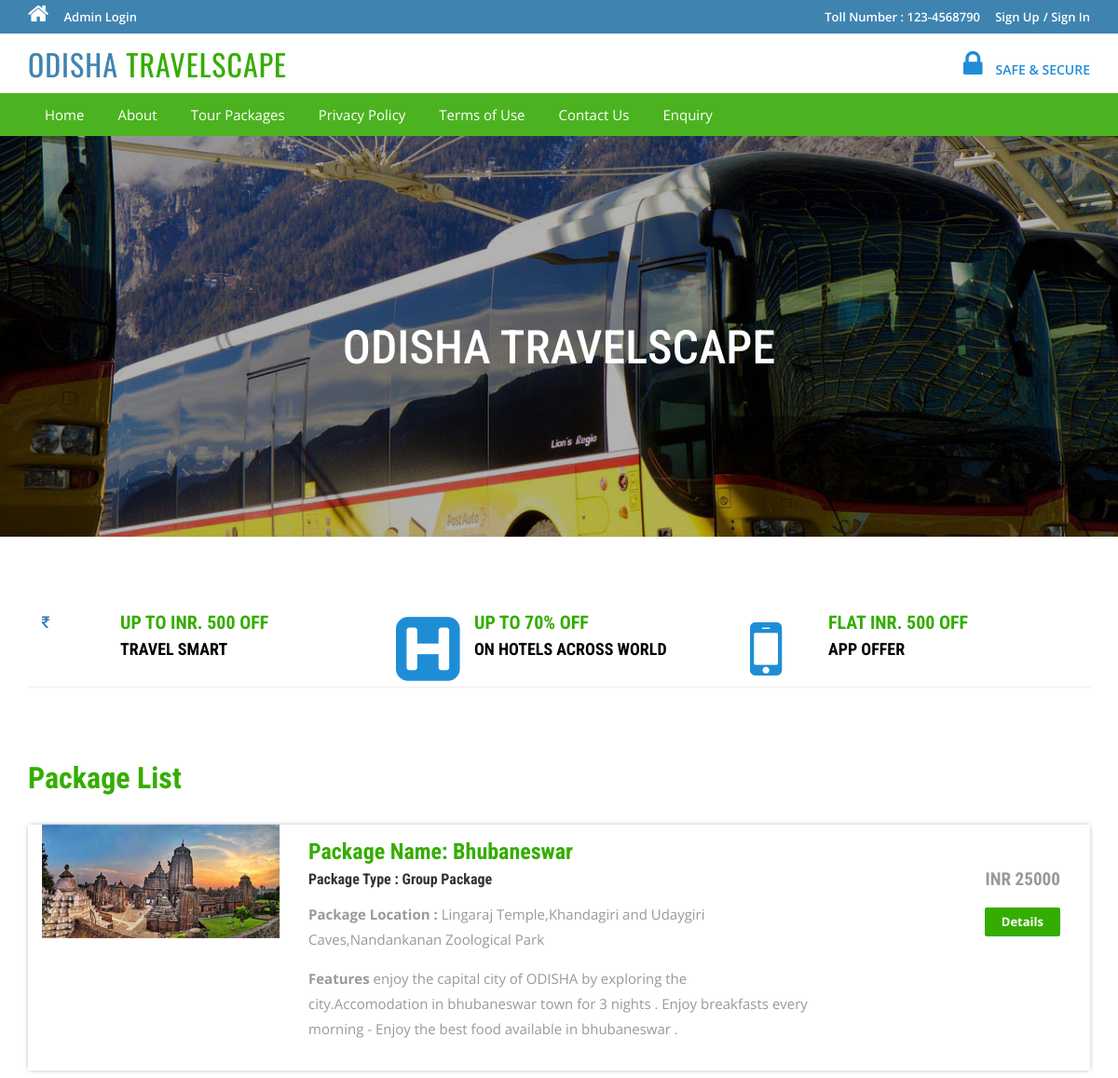
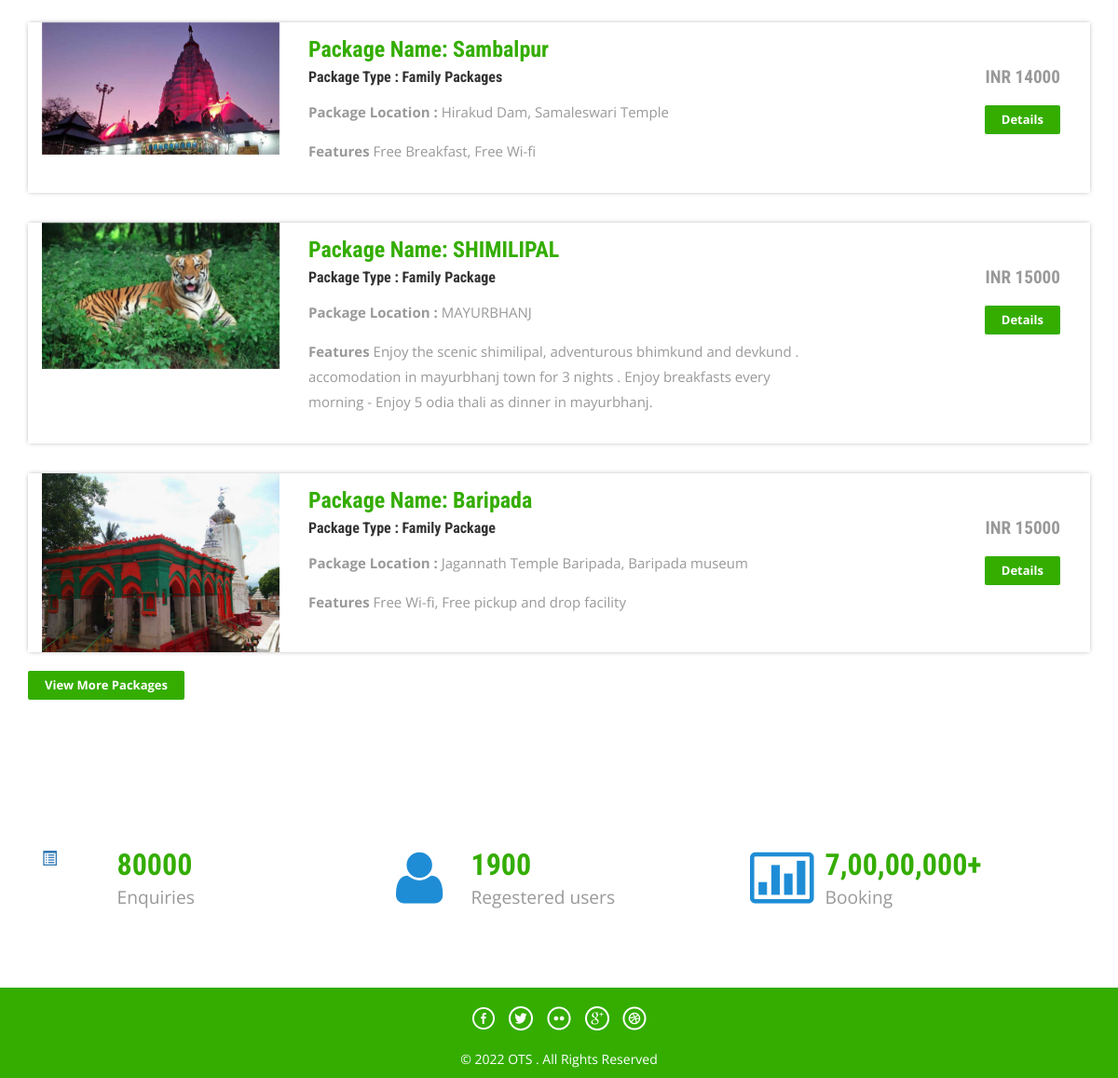
The page / on the database its author committed (2 pictures, top to bottom).
### tables this page shows
CREATE TABLE `tbltourpackages` (
  `PackageId` int(11) NOT NULL,
  `PackageName` varchar(200) DEFAULT NULL,
  `PackageType` varchar(150) DEFAULT NULL,
  `PackageLocation` varchar(100) DEFAULT NULL,
  `PackagePrice` int(11) DEFAULT NULL,
  `PackageFetures` varchar(255) DEFAULT NULL,
  `PackageDetails` mediumtext DEFAULT NULL,
  `PackageImage` varchar(100) DEFAULT NULL,
  `Creationdate` timestamp NULL DEFAULT current_timestamp(),
  `UpdationDate` timestamp NULL DEFAULT NULL ON UPDATE current_timestamp()
);

### index.php (the view, shortened to what this page needs)
<?php
include('includes/config.php');
?>
<!DOCTYPE HTML>
<html>
<head>
<link href="css/bootstrap.css" rel='stylesheet' type='text/css' />
<link href="css/style.css" rel='stylesheet' type='text/css' />
<link href="css/font-awesome.css" rel="stylesheet">
<link href="css/animate.css" rel="stylesheet" type="text/css" media="all">
</head>
<body>
<?php include('includes/header.php');?>
<div class="banner">
	<div class="container">
		<h1 class="wow zoomIn animated animated" data-wow-delay=".5s" style="visibility: visible; animation-delay: 0.5s; animation-name: zoomIn;"> ODISHA TRAVELSCAPE</h1>
	</div>
</div>
<div class="container">
	<div class="rupes">
		<div class="col-md-4 rupes-left wow fadeInDown animated animated" data-wow-delay=".5s" style="visibility: visible; animation-delay: 0.5s; animation-name: fadeInDown;">
			<div class="rup-left">
				<a href="offers.html"><i class="fa fa-inr" ></i></a>
			</div>
			<div class="rup-rgt">
				<h3>UP TO INR. 500 OFF</h3>
				<h4><a href="offers.html">TRAVEL SMART</a></h4>
			</div>
				<div class="clearfix"></div>
		</div>
		<div class="col-md-4 rupes-left wow fadeInDown animated animated" data-wow-delay=".5s" style="visibility: visible; animation-delay: 0.5s; animation-name: fadeInDown;">
			<div class="rup-left">
				<a href="offers.html"><i class="fa fa-h-square"></i></a>
			</div>
			<div class="rup-rgt">
				<h3>UP TO 70% OFF</h3>
				<h4><a href="offers.html">ON HOTELS ACROSS WORLD</a></h4>
			</div>
				<div class="clearfix"></div>
		</div>
		<div class="col-md-4 rupes-left wow fadeInDown animated animated" data-wow-delay=".5s" style="visibility: visible; animation-delay: 0.5s; animation-name: fadeInDown;">
			<div class="rup-left">
				<a href="offers.html"><i class="fa fa-mobile"></i></a>
			</div>
			<div class="rup-rgt">
				<h3>FLAT INR. 500 OFF</h3>
				<h4><a href="offers.html"> APP OFFER</a></h4>
			</div>
				<div class="clearfix"></div>
		</div>
	</div>
</div>
<div class="container">
	<div class="holiday">
	<h3>Package List</h3>
<?php $sql = "SELECT * from tbltourpackages order by rand() limit 4";
$query = $dbh->prepare($sql);
$query->execute();
$results=$query->fetchAll(PDO::FETCH_OBJ);
if($query->rowCount() > 0)
{
foreach($results as $result)
{	?>
			<div class="rom-btm">
				<div class="col-md-3 room-left wow fadeInLeft animated" data-wow-delay=".5s">
					<img src="admin/pacakgeimages/<?php echo htmlentities($result->PackageImage);?>" class="img-responsive" alt="">
				</div>
				<div class="col-md-6 room-midle wow fadeInUp animated" data-wow-delay=".5s">
					<h4>Package Name: <?php echo htmlentities($result->PackageName);?></h4>
					<h6>Package Type : <?php echo htmlentities($result->PackageType);?></h6>
					<p><b>Package Location :</b> <?php echo htmlentities($result->PackageLocation);?></p>
					<p><b>Features</b> <?php echo htmlentities($result->PackageFetures);?></p>
				</div>
				<div class="col-md-3 room-right wow fadeInRight animated" data-wow-delay=".5s">
					<h5>INR <?php echo htmlentities($result->PackagePrice);?></h5>
					<a href="package-details.php?pkgid=<?php echo htmlentities($result->PackageId);?>" class="view">Details</a>
				</div>
				<div class="clearfix"></div>
			</div>
<?php }} ?>
<div><a href="package-list.php" class="view">View More Packages</a></div>
</div>
	</div>
<div class="routes">
	<div class="container">
		<div class="col-md-4 routes-left wow fadeInRight animated" data-wow-delay=".5s">
			<div class="rou-left">
				<a href="#"><i class="glyphicon glyphicon-list-alt"></i></a>
			</div>
			<div class="rou-rgt wow fadeInDown animated" data-wow-delay=".5s">
				<h3>80000</h3>
				<p>Enquiries</p>
			</div>
				<div class="clearfix"></div>
		</div>
		<div class="col-md-4 routes-left">
			<div class="rou-left">
				<a href="#"><i class="fa fa-user"></i></a>
			</div>
			<div class="rou-rgt">
				<h3>1900</h3>
				<p>Regestered users</p>
			</div>
				<div class="clearfix"></div>
		</div>
		<div class="col-md-4 routes-left wow fadeInRight animated" data-wow-delay=".5s">
			<div class="rou-left">
				<a href="#"><i class="fa fa-ticket"></i></a>
			</div>
			<div class="rou-rgt">
				<h3>7,00,00,000+</h3>
				<p>Booking</p>
			</div>
				<div class="clearfix"></div>
		</div>
		<div class="clearfix"></div>
	</div>
</div>
<?php include('includes/footer.php');?>
</body>
</html>

### css/style.css (style rules this page uses)
html, body { font-size: 100%; background: #fff; font-family: 'Open Sans', sans-serif; }
body a,.grid_1,plan_1,plan_1.one,plan_1.two,i.icon1, i.icon2, i.icon3, i.icon4, i.icon5, i.icon6 { transition:0.5s all; -webkit-transition:0.5s all; -moz-transition:0.5s all; -o-transition:0.5s all; -ms-transition:0.5s all; }
h1,h2,h3,h4,h5,h6 { margin:0; font-family: 'Roboto Condensed', sans-serif; }
p { margin:0; }
.banner { background: url(../images/3.jpg)no-repeat; background-size: cover; -webkit-background-size: cover; -o-background-size: cover; -ms-background-size: cover; -moz-background-size: cover; min-height: 430px; }
.banner h1 { font-size: 50px; margin-bottom: 40px; padding: 4em 0 0; text-align: center; color: #ffffff; }
.rup-left { float: left; width: 24%; }
.rup-rgt { float: left; width: 76%; }
.rupes { padding: 5em 0; border-top: 1px solid rgba(236, 236, 236, 0.9); border-bottom: 1px solid rgba(236, 236, 236, 0.9); }
i.fa.fa-h-square { font-size: 5em; color: #1f8dd6; }
i.fa.fa-mobile { font-size:5em; color: #1f8dd6; }
.rupes h3 { font-size: 20px; color: #34ad00; font-weight: 700; }
.rupes h4 { font-size: 18px; margin: 8px 0; font-weight: 700; }
.rupes h4 a { color: #000000; }
.rup-left a { display: inline-block; }
.routes { padding: 5em 0; }
.rou-left { float: left; width: 23%; }
.rou-rgt { float: left; width: 70%; }
i.fa.fa-truck,i.fa.fa-user,i.fa.fa-ticket { font-size: 4em; color:#1f8dd6; }
.routes h3 { font-size: 2em; font-weight: 700; color: #34ad00; }
.routes p { font-size: 1.2em; color: #999; line-height: 1.8em; }
.holiday { padding: 5em 0; }
.holiday h3 { font-size: 2em; font-weight: 700; color: #34ad00; }
.holiday p { font-size: 1.2em; line-height: 1.8em; margin: 1em 0; color: #999; }
a.view { padding: 6px 18px; font-weight: 700; color: #fff; background-color: #34ad00; border: 0; font-size: 13px; border-radius: 2px; -webkit-transition: all .2s; -moz-transition: all .2s; transition: all .2s; margin-top: 20px; display: inline-block; }
.rom-btm { margin-top: 2em; box-shadow: 0px 0px 5px -1px rgba(0, 0, 0, 0.37); }
.rom-btm h4 { font-size: 1.5em; font-weight: 700; color: #34ad00; }
.rom-btm p { font-size: 15px; color: #999; }
.rom-btm h6 { font-size: 1em; font-weight: 700; margin: 0.5em 0; }
.room-right { text-align: right; padding: 3em 2em; }
.room-midle { padding: 1em; }
.rom-btm h5 { font-size: 1.2em; font-weight: 700; color: #999; }
.glyphicon { position: relative; top: 1px; display: inline-block; font-family: 'Glyphicons Halflings'; font-style: normal; font-weight: normal; line-height: 1; -webkit-font-smoothing: antialiased; -moz-osx-font-smoothing: grayscale; }

### rows shown on the page
tbltourpackages: PackageImage (picture), PackageName "Bhubaneswar", PackageType "Group Package", PackageLocation "Lingaraj Temple,Khandagiri and Udaygiri Caves,Nandankanan Zoological Park", PackageFetures "enjoy the capital city of ODISHA by exploring the city.Accomodation in bhubaneswar town for 3 nights . Enjoy breakfasts every morning - Enjoy the best food available in bhubaneswar .", PackagePrice "25000"
tbltourpackages: PackageImage (picture), PackageName "Sambalpur", PackageType "Family Packages", PackageLocation "Hirakud Dam, Samaleswari Temple", PackageFetures "Free Breakfast, Free Wi-fi", PackagePrice "14000"
tbltourpackages: PackageImage (picture), PackageName "SHIMILIPAL", PackageType "Family Package", PackageLocation "MAYURBHANJ", PackageFetures "Enjoy the scenic shimilipal, adventurous bhimkund and devkund . accomodation in mayurbhanj town for 3 nights . Enjoy breakfasts every morning - Enjoy 5 odia thali as dinner in mayurbhanj.", PackagePrice "15000"
tbltourpackages: PackageImage (picture), PackageName "Baripada", PackageType "Family Package", PackageLocation "Jagannath Temple Baripada, Baripada museum", PackageFetures "Free Wi-fi, Free pickup and drop facility", PackagePrice "15000"
